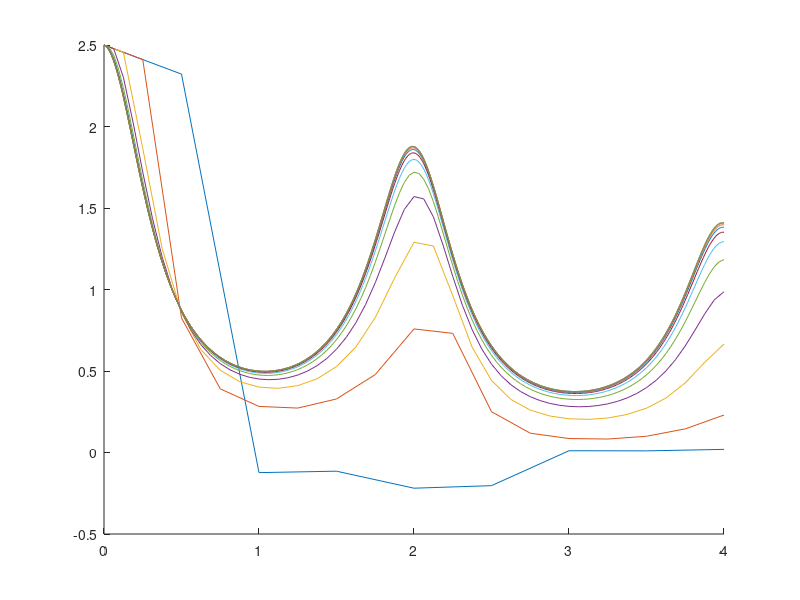

The MATLAB source for this figure:
clc; clear all; close all;

yp = @(x,y) -((1/7) + (pi*sin(pi*x)) / (1.6 - cos(pi*x)))*y;

% parameters
y0 = 2.5;
h = .5;
x0 = 0;
xn = 4;

disp(["y", "h", "iter"])
for j = 1:12
    n = abs((xn-x0)/h);
    
    % lists
    y_list = [y0];
    for k = 1:n
        y_new = y_list(end) + h*yp((k-1)*h, y_list(end));
        y_list(end+1) = y_new;
    end
    hold on;
    plot(x0:h:xn, y_list)
    h = h/2;
    disp([y_list(end), h, j-1])
end
